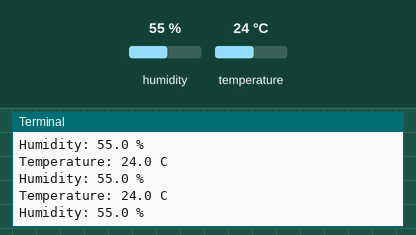
Simulated run of this program. Board: Raspberry Pi (header pin numbers). Parts: the last lines printed to the terminal. The inputs (shaded band) are chosen by the test bench; at power-on: humidity 55 %, temperature 24 °C.

Above: at 1.2 s.
1.3 s: humidity set to 22 %
At 1.43 s:
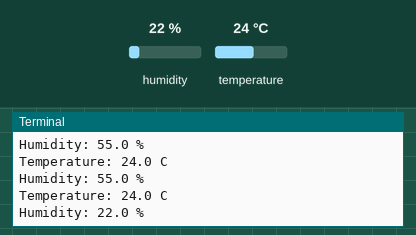
2.8 s: temperature set to 12 °C
At 2.87 s:
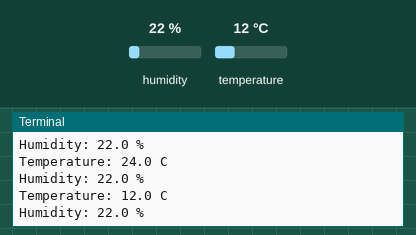
4.3 s: humidity set to 40 %
At 4.38 s:
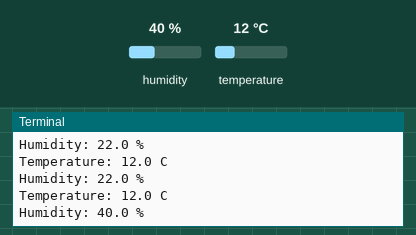
Timing chart, 0 to 7.3 s (numbered marks = the images above; inputs shaded):
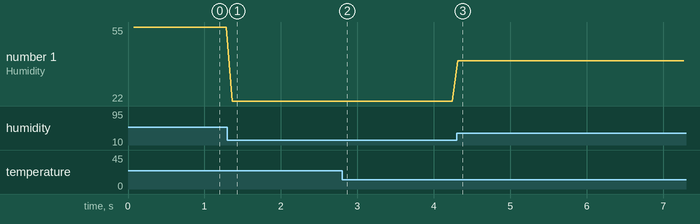

Measured:
- after the input at 1.3 s, the terminal: prints a new line after 0.06 s (image 1)
- after the input at 2.8 s, the terminal: prints a new line at once (image 2)
- after the input at 4.3 s, the terminal: prints a new line at once (image 3)
- plotted number 1: 55 → 22 after the input at 1.3 s, 22 → 40 after the input at 4.3 s

The program:

temperature.py
```python
import RPi.GPIO as GPIO
from dht11 import DHT11

# initialize GPIO
GPIO.setwarnings(False)
GPIO.setmode(GPIO.BOARD)

thermometer = DHT11(pin = 40)
while True:
	try:
		result = thermometer.read()

		if result.is_valid():
			print("Temperature: %-3.1f C" % result.temperature)
			print("Humidity: %-3.1f %%" % result.humidity)
		else:
			print("Error: %d" % result.error_code)

	except:
		pass
	finally:
		GPIO.cleanup()
```
